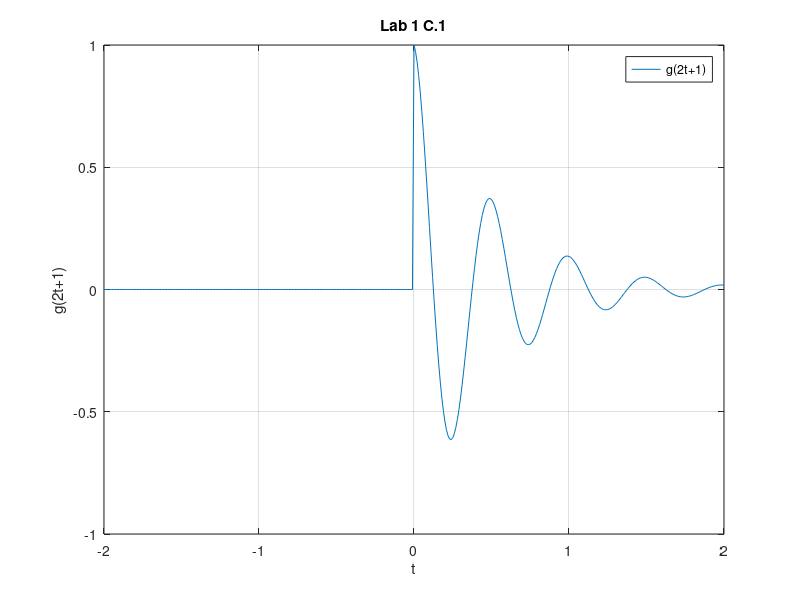

Write the MATLAB code that produced this figure.
clf;
clc;
clear;

f = @(t) exp(-2.*t).*cos(4.*pi.*t); %f equation
u = @(t) 1.0.*(t>=0); %u equation 
g = @(t) f(t).*u(t); %g equation f*u
t = (-2:0.01:2); %time domain and intervals

plot(t,g(t)); %Plot  function
xlabel('t'); 
ylabel('g(2t+1)'); 
grid; %creates gridlines
title('Lab 1 C.1')
legend('g(2t+1)')

